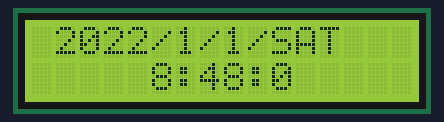
Simulated run of this sketch. Board: Arduino Uno, built with avr-gcc and run on an emulated ATmega328P. On the bench: 16×2 character LCD. The local clock reads 2024-03-15 10:24:30 at power-on unless the sketch sets it.

Above: at 0.1 s.
At 4.2 s:
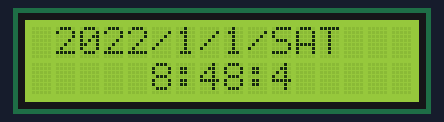
At 9.3 s:
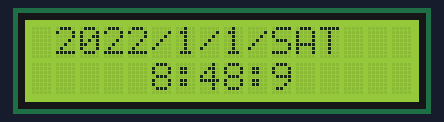
At 19.6 s:
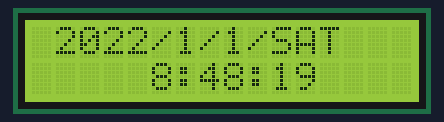
At 28.8 s:
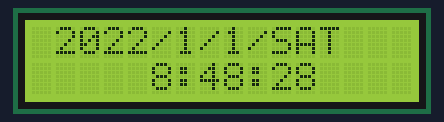
At 39.0 s:
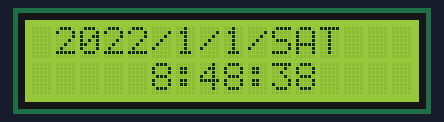

Measured:
- what the display in image 1 shows lasts 1.0 s, from 4.2 s to 5.2 s

The sketch:

rtc_lcd_clock.ino
```cpp
//---------------------------------
//           헤더 선언
//---------------------------------
#include <virtuabotixRTC.h>       // RTC 모듈 사용을 위한 헤더파일
#include <Wire.h>                 // I2C 통신을 위한 헤더파일
#include <LiquidCrystal_I2C.h>    // LCD 사용을 위한 헤더파일
//---------------------------------
//           변수 선언
//---------------------------------
virtuabotixRTC myRTC(6, 7, 8);    // CLK 6번핀, DAT 7번핀, RST 8번핀
LiquidCrystal_I2C lcd(0x27, 16, 2);  // LCD 사용을 위해 주소값 설정
//---------------------------------
//           셋업 함수
//---------------------------------
void setup()  {
  Serial.begin(9600);       // 시리얼 통신 시작
  // LCD 초기화
  lcd.init();
  lcd.backlight();          // LCD 초기화
  myRTC.setDS1302Time(00, 48, 8, 7, 1, 1, 2022);  // (초, 분, 시, 요일, 일, 월, 년)
}
//---------------------------------
//           루프 함수
//---------------------------------
// 기본적인 시간 데이터는 모두 DS1302로 부터 받아옴
void loop()  {
  myRTC.updateTime();     // 시간 업데이트
  lcd.setCursor(1,0);     // LCD 커서 위치를 1줄 1칸으로 설정
  lcd.print(myRTC.year);  // 년도 출력
  lcd.print("/");
  lcd.print(myRTC.month); // 월 출력
  lcd.print("/");
  lcd.print(myRTC.dayofmonth);  // 일 출력
  lcd.print("/");
  // 요일 정보에 따라서 요일 정보를 출력해주는 switch 구문
  // case 1 ~ case 7까지 각각 월 화 수 목 금 토 일을 출력하도록 함
  switch (myRTC.dayofweek) {    // 요일 출력
    case 1:
      lcd.print("Sun");
      break;
    case 2:
      Serial.print("MON");
      break;
    case 3:
      lcd.print("TUE");
      break;
    case 4:
      lcd.print("WED");
      break;
    case 5:
      lcd.print("THU");
      break;
    case 6:
      lcd.print("FRI");
      break;
    case 7:
      lcd.print("SAT");
      break;
  }
  lcd.setCursor(5,1);   // LCD 커서 위치를 2둘 5칸으로 설정
  lcd.print(myRTC.hours);   // 시간 출력
  lcd.print(":");
  lcd.print(myRTC.minutes);   // 분 출력
  lcd.print(":");
  lcd.print(myRTC.seconds);   // 초 출력

  delay(1000);      // 1초 딜레이
  lcd.clear();      // LCD 초기화
}
```
